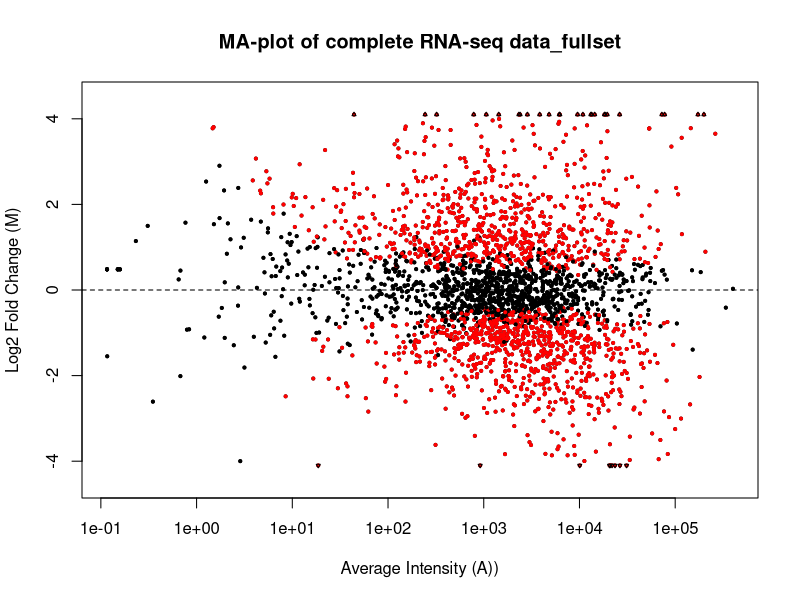
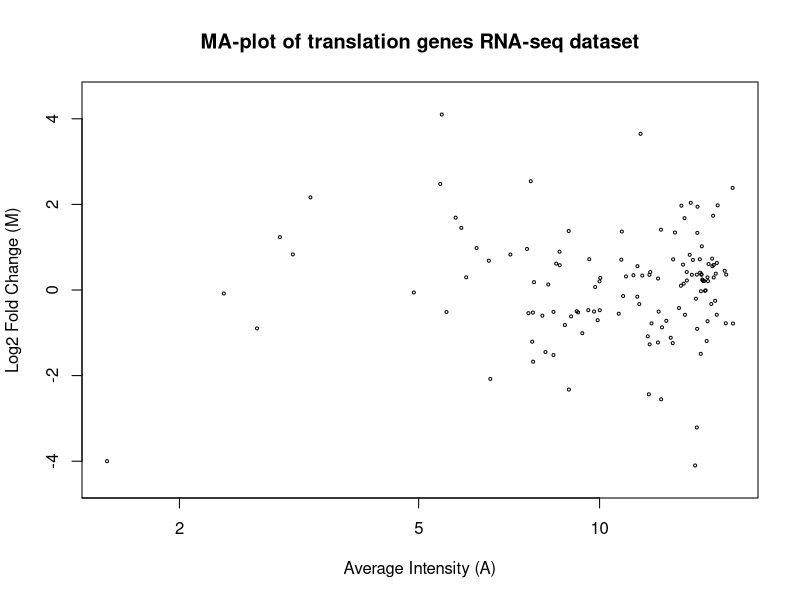

The R source for these figures, in order: (Note: this script raises an error after producing the figures.)
## ---- chunk 1

## ---- chunk 2
knitr::opts_chunk$set(echo = TRUE)
## ---- chunk 3
library(ggplot2)
library(dplyr)
## ---- chunk 4

data_full <- read.csv("GSE139659_IPvsctrl.complete.csv", header = TRUE, sep = ";")

head(data_full)
## ---- chunk 5
#POUR TOUT LES GENES
#Création des colonnes : baseMean, log2FoldChange (sera vraiment utiles quand elles n'existeront pas déjà)
data_full$BaseMean_calculated <- log2((data_full$ctrl4 + data_full$ctrl5 + data_full$ctrl6 + data_full$IP1 + data_full$IP2 + data_full$IP3)/6)

data_full$log2Foldchange_calculated <- log2((data_full$IP1 + data_full$IP2 + data_full$IP3) / (data_full$ctrl4 + data_full$ctrl5 + data_full$ctrl6))
head(data_full,100)

## ---- chunk 6
#Tracer des MA-plots - tout les gènes (baseMean et log2FoldChange du csv fourni dans l'article)
data_full$log2FoldChange[data_full$log2FoldChange > 4] <- 4.1
data_full$log2FoldChange[data_full$log2FoldChange < -4] <- -4.1

plot(data_full$baseMean, data_full$log2FoldChange, 
     xlab = "Average Intensity (A))",
     ylab = "Log2 Fold Change (M)", 
     main = "MA-plot of complete RNA-seq data_fullset", 
     ylim = c(-4.5, 4.5),
     log = "x",
     cex = 0.4)

points(data_full$baseMean, data_full$log2FoldChange,cex = 0.4, pch = 19, col = ifelse(data_full$pvalue < 0.05, "red", "black"))
points(data_full$baseMean[data_full$log2FoldChange > 4], data_full$log2FoldChange[data_full$log2FoldChange > 4], pch = 24, cex = 0.4)
points(data_full$baseMean[data_full$log2FoldChange < -4], data_full$log2FoldChange[data_full$log2FoldChange < -4], pch = 25, cex = 0.4)


abline(h = 0, col = "black", lty = 2)
## ---- chunk 7
#***************************************************************************************
#***************************************************************************************
#*#***************************************************************************************
#*#***************************************************************************************

## ---- chunk 8
#Création du tableau contenant uniquement les gènes liés à la traduction
#Pas besoin de créer les colonnes Log2FoldChange et baseMean
# ni les colonnes Log2FoldChange_calculated et baseMean_calculated vu qu'elles ont déjà été extraites
noms_genes <- read.csv("Gene_Names_1col_true.csv", header = TRUE, sep = ";")
data_genes <- data_full %>%
  filter(Name %in% noms_genes$Name)

head(data_genes)
## ---- chunk 9
#Tracer des MA-plots -gènes traduction (avec log2foldChange et baseMean de l'article)
data_genes$log2FoldChange[data_genes$log2FoldChange > 4] <- 4.1
data_genes$log2FoldChange[data_genes$log2FoldChange < -4] <- -4.1

plot(log2(data_genes$baseMean), data_genes$log2FoldChange, 
     xlab = "Average Intensity (A)",
     ylab = "Log2 Fold Change (M)", 
     main = "MA-plot of translation genes RNA-seq dataset", 
     ylim = c(-4.5, 4.5),
     log = "x",
     cex = 0.4)

points(log2(data_genes$baseMean), data_genes$log2FoldChange,cex = 0.5, pch = 19, col = ifelse(data$pvalue < 0.05, "red", "black"))
points(log2(data_genes$baseMean)[data_genes$log2FoldChange > 4], data_genes$log2FoldChange[data_genes$log2FoldChange > 4], pch = 24, cex = 0.4)
points(log2(data_genes$baseMean)[data_genes$log2FoldChange < -4], data_genes$log2FoldChange[data_genes$log2FoldChange < -4], pch = 25, cex = 0.4)


abline(h = 0, col = "black", lty = 2)
